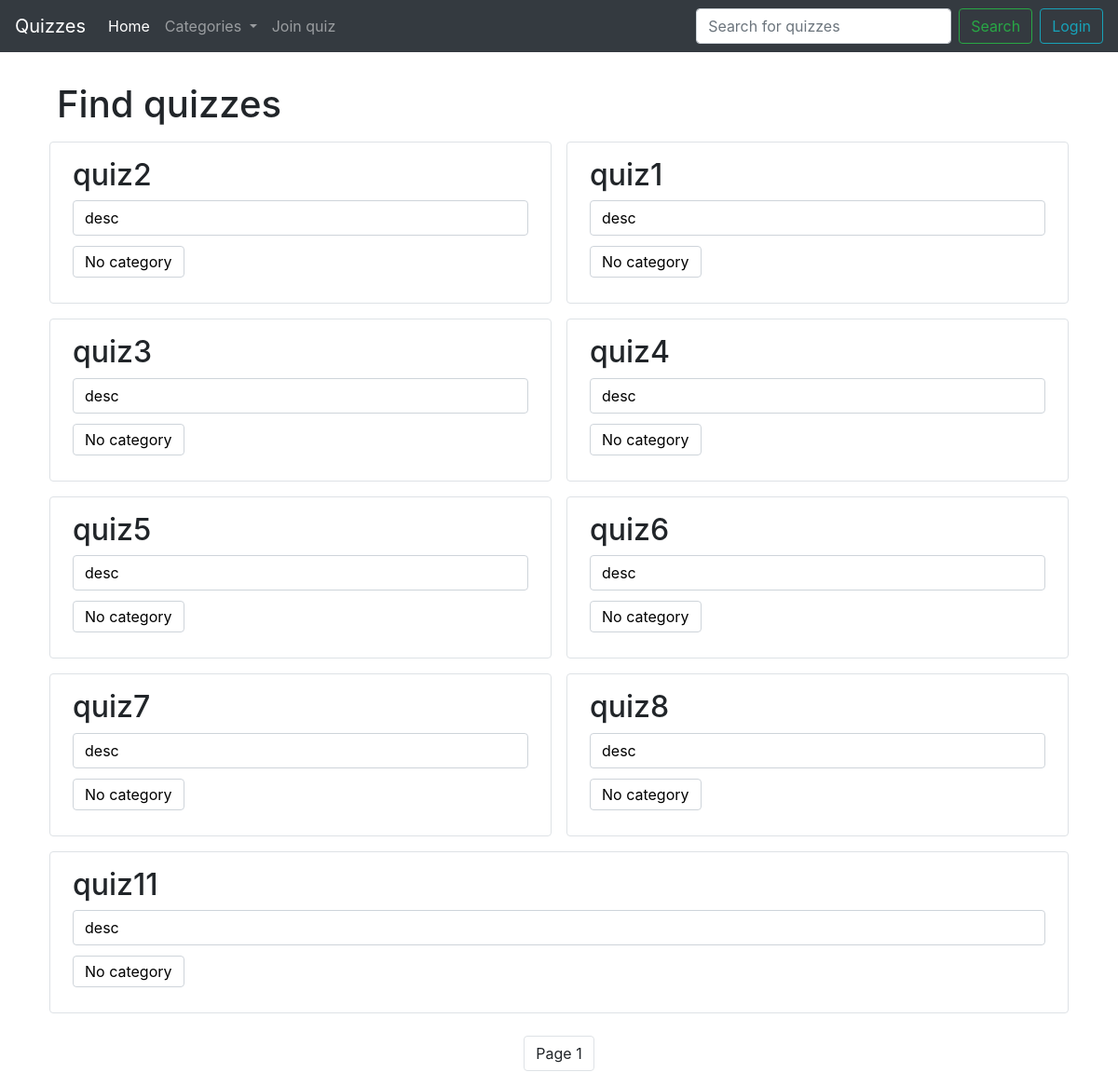
The app's page /, older data.
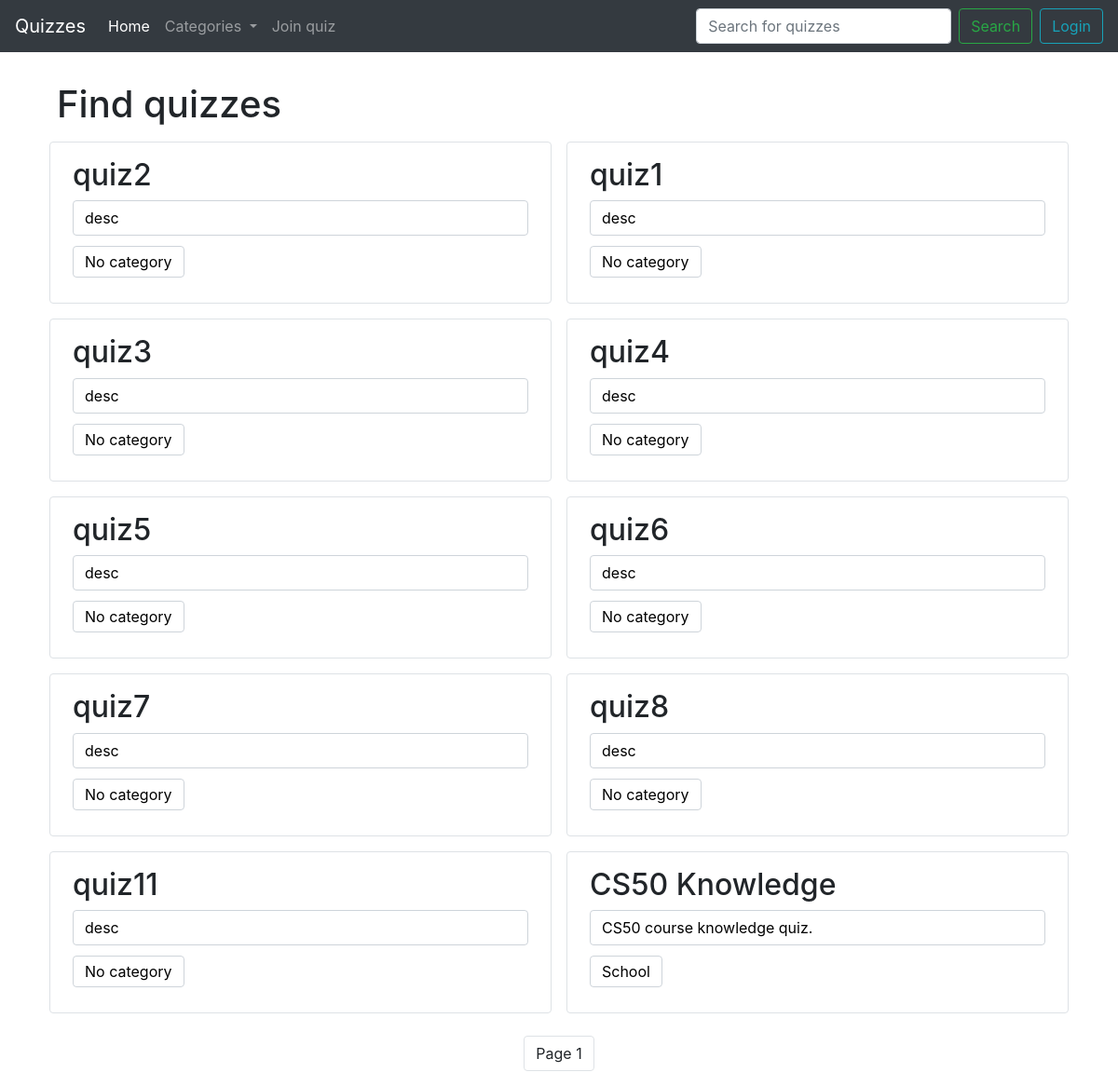
The same page, newer data.
### quizzes/models.py (models this page shows, shortened)
class Quiz(models.Model):
    owner = models.ForeignKey(User, on_delete=models.CASCADE, related_name="created")
    watching = models.ManyToManyField(User, blank=True, related_name="watched")
    title = models.CharField(max_length=128, unique=True)
    description = models.CharField(max_length=512)
    category = models.CharField(
        max_length=18,
        choices=CATEGORIES,
        default="No Category Listed",
    )

### quizzes/views.py (the view)
# urls.py: path("", views.index_view, name="index"),
def index_view(request):
    paginator = Paginator(Quiz.objects.all(), QUIZZES_PER_PAGE)
    page_number = request.GET.get('page')
    if not page_number:
        page_number = 1
    return render(request, "quizzes/quizzes.html", {
        "title": "Find quizzes",
        "quizzes": paginator.get_page(page_number)
    })

### quizzes/templatetags/define_action.py (called while the page is built)
@register.simple_tag
def define(val=None):
  return val

@register.filter(name='categories')
def categories(value):
    return CATEGORIES

@register.filter(name='remainder')
def remainder(value, arg):
    try:
        return value % arg
    except (ValueError, ZeroDivisionError):
        return None

### quizzes/templates/quizzes/quizzes.html (shortened to what this page needs)
{% extends "quizzes/layout.html" %}
{% load define_action %}
{% load static %}
{% block body %}
  <h1 class="mt-4 ml-3">{{ title }}</h1>
  <div class="mt-3 container">
    {% define 0 as count %}
      {% for quiz in quizzes %}
        {% if not count|remainder:2 %}
          {% if count %}
            </div>
          {% endif %}
          <div class="row">
        {% endif %}
        <div class="col-md mx-2 form-group border rounded py-3 px-4 quiz-box-container" data-quiz-url="{% url 'quiz' quiz.id %}">
          <div class="quiz-info-container">
            <h2>{{ quiz.title }}</h2>
            <div class="form-group">
              <div class="form-control" rows="5">{{ quiz.description|slice:40 }}{% if quiz.description|length > 40 %}...{% endif %}</div>
            </div>
            <div class="form-group">
              <div class="form-control d-inline">{{ quiz.category }}</div>
            </div>
          </div>
        </div>
        {% define count|add:1 as count %}
      {% endfor %}
  </div>
  <div class="row justify-content-center mt-2">
      <ul class="pagination">
          <span class="current">
              <li class="page-item"><a class="page-link disabled">Page {{ quizzes.number }}</a></li>
          </span>
      </ul>
  </div>
{% endblock %}

Row changes from the older to the newer data that the page shows:
added Quiz: title "CS50 Knowledge", description "CS50 course knowledge quiz.", category "School"
